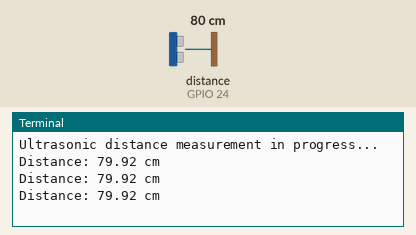
Simulated run of this program. Board: Raspberry Pi (BCM pin numbers). Parts: the last lines printed to the terminal. The inputs (shaded band) are chosen by the test bench; at power-on: distance to the obstacle (sensor on GPIO 24) 80 cm. The echo pulse lasts 58.3 µs per cm; the clock reads 2024-03-15 10:24:30 at power-on unless the program sets it.

Above: at 3.2 s.
3.3 s: distance to the obstacle (sensor on GPIO 24) set to 2 cm
At 3.9 s:
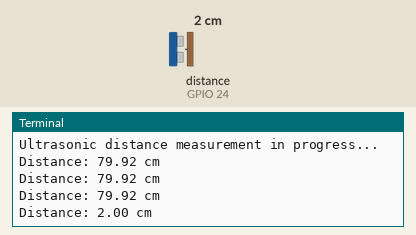
4.8 s: distance to the obstacle (sensor on GPIO 24) set to 4 cm
At 5.4 s:
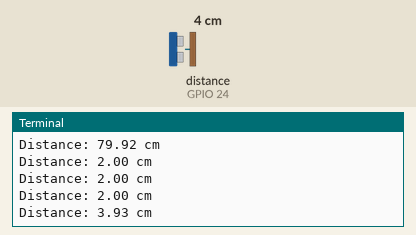
Timing chart, 0 to 7.8 s (numbered marks = the images above; inputs shaded):
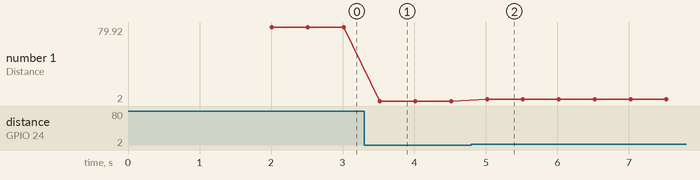

Measured:
- after the input at 3.3 s, the terminal: prints a new line after 0.22 s (image 1)
- after the input at 4.8 s, the terminal: prints a new line after 0.22 s (image 2)
- plotted number 1: 79.92 → 2 after the input at 3.3 s, 2 → 3.93 after the input at 4.8 s

The program:

distance_simple.py
```python
#!/usr/bin/env python3
# -*- coding: utf-8 -*-

"""
该Python程序主要用于实现基于Raspberry Pi的HC-SR04超声波传感器距离测量功能。
"""

import RPi.GPIO as GPIO
import time

# 硬件引脚配置
TRIG_PIN = 23  # 触发引脚（BCM编号）
ECHO_PIN = 24  # 回声引脚（BCM编号）

# 初始化传感器
GPIO.setmode(GPIO.BCM)
GPIO.setup(TRIG_PIN, GPIO.OUT, initial=GPIO.LOW)
GPIO.setup(ECHO_PIN, GPIO.IN)
time.sleep(2)  # 传感器稳定时间

def measure_distance():
    """执行距离测量"""
    try:
        # 发送触发信号
        GPIO.output(TRIG_PIN, GPIO.HIGH)
        time.sleep(0.00001)  # 10微秒脉冲
        GPIO.output(TRIG_PIN, GPIO.LOW)
        t0 = time.time()

        # 等待回声信号发出
        while GPIO.input(ECHO_PIN) == GPIO.LOW:
            if time.time() - t0 > 0.038:
                return float('inf')

        # 记录发射时间
        t1 = time.time()

        # 等待回声信号返回
        while GPIO.input(ECHO_PIN) == GPIO.HIGH:
            if time.time() - t0 > 0.038:
                return float('inf')

        t2 = time.time()

        # 计算距离（声速在空气中约为343米/秒）
        return (t2 - t1) * 34300 / 2  # 单位：厘米

    except Exception as e:
        print(f"[ERROR] Measurement failed @ {time.strftime('%Y-%m-%d %H:%M:%S')}: {str(e)}")
        return None

def cleanup():
    print("Cleaning up GPIO...")
    GPIO.cleanup()

# 主程序
print("Ultrasonic distance measurement in progress...")
try:
    while True:
        dist = measure_distance()
        if dist == float('inf') or dist > 400:
            print("Out of measurement range")
        elif dist is not None:
            print(f"Distance: {dist:.2f} cm")  # 保持原输出格式
        time.sleep(0.5)
except KeyboardInterrupt:
    print("\nMeasurement ended")
finally:
    cleanup()
```
